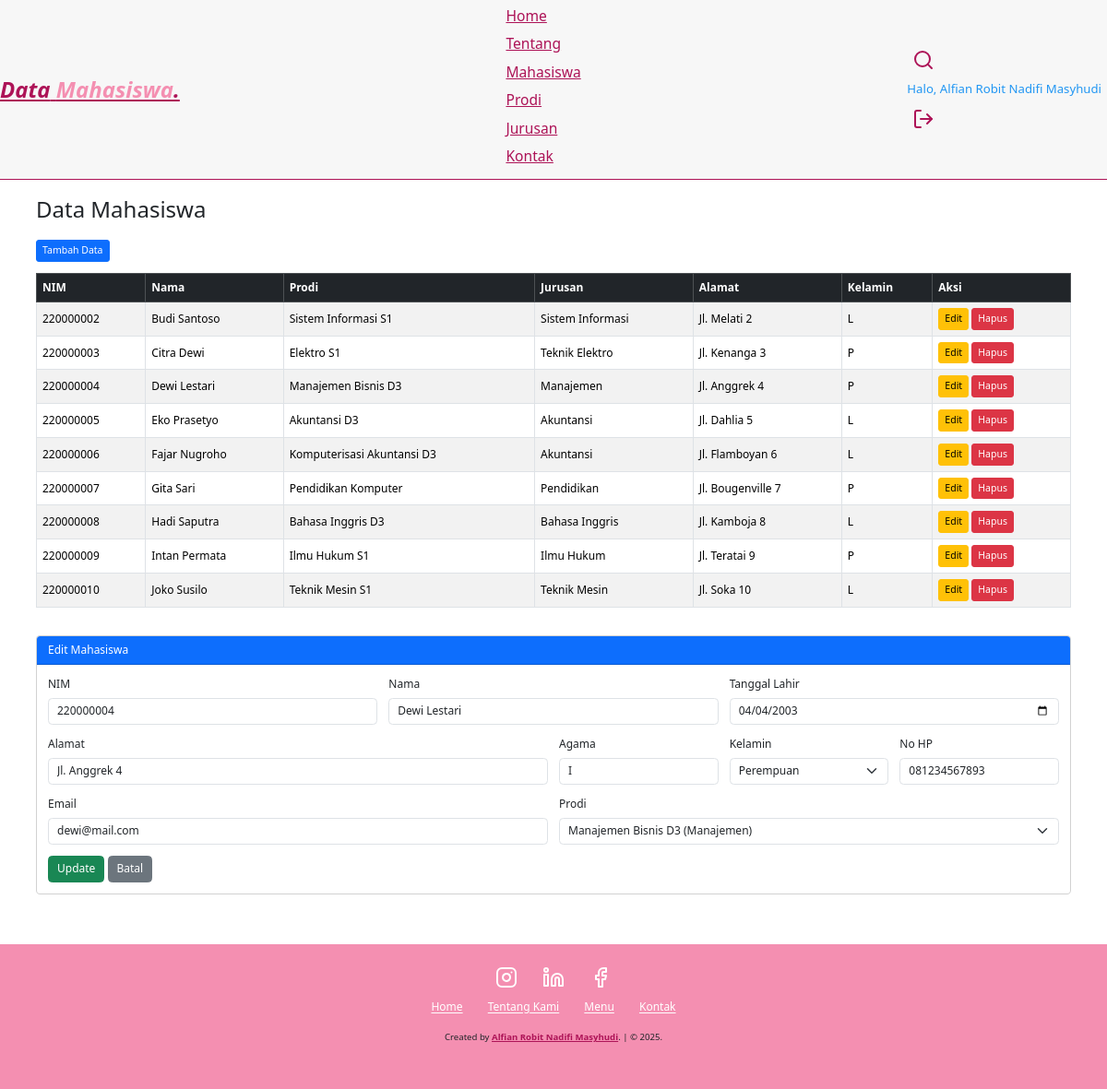
The app's page /mahasiswa.php?edit=220000004 (signed in) with its own data.
### tables this page shows
CREATE TABLE `akademik_mahasiswa` (
  `nim` varchar(9) NOT NULL,
  `nama` varchar(50) DEFAULT NULL,
  `tgl_lahir` date DEFAULT NULL,
  `alamat` varchar(150) DEFAULT NULL,
  `agama` varchar(1) DEFAULT NULL,
  `kelamin` varchar(1) DEFAULT NULL,
  `no_hp` varchar(15) DEFAULT NULL,
  `email` varchar(100) DEFAULT NULL,
  `id_prodi` int(2) DEFAULT NULL
);

CREATE TABLE `akademik_prodi` (
  `id_prodi` int(2) NOT NULL,
  `nama_prodi` varchar(40) NOT NULL,
  `id_jurusan` int(2) DEFAULT NULL
);

CREATE TABLE `akademik_jurusan` (
  `id_jurusan` int(2) NOT NULL,
  `nama_jurusan` varchar(100) NOT NULL
);

### mahasiswa.php (the view, shortened to what this page needs)
<?php
include "db.php";
$edit_data = null;
if (isset($_GET['edit'])) {
    $nim = $_GET['edit'];
    $res = $conn->query("SELECT * FROM akademik_mahasiswa WHERE nim='$nim'");
    $edit_data = $res->fetch_assoc();
}
$prodi = $conn->query("SELECT p.id_prodi, p.nama_prodi, j.nama_jurusan FROM akademik_prodi p JOIN akademik_jurusan j ON p.id_jurusan=j.id_jurusan");
$sql = "SELECT m.*, p.nama_prodi, j.nama_jurusan FROM akademik_mahasiswa m
        JOIN akademik_prodi p ON m.id_prodi=p.id_prodi
        JOIN akademik_jurusan j ON p.id_jurusan=j.id_jurusan";
$mahasiswa = $conn->query($sql);
?>
<!DOCTYPE html>
<html lang="en">
<head>
    <link rel="stylesheet" href="style.css">
    <link href="https://cdn.jsdelivr.net/npm/bootstrap@5.3.3/dist/css/bootstrap.min.css" rel="stylesheet">
</head>
<body>
<nav class="navbar">
    <a href="index.php" class="navbar-logo">Data<span> Mahasiswa</span>.</a>
    <div class="navbar-nav">
        <a href="index.php#home">Home</a>
        <a href="index.php#about">Tentang</a>
        <a href="mahasiswa.php">Mahasiswa</a>
        <a href="prodi.php">Prodi</a>
        <a href="jurusan.php">Jurusan</a>
        <a href="index.php#contact">Kontak</a>
    </div>
    <div class="navbar-extra">
        <a href="#" id="Search"><i data-feather="search"></i></a>
        <?php if (isset($_SESSION['userid'])): ?>
            <span class="user-greeting">Halo, <?php echo htmlspecialchars($_SESSION['nama']); ?></span>
            <a href="logout.php" id="logout"><i data-feather="log-out"></i></a>
        <?php endif; ?>
    </div>
</nav>
<div class="container py-4">
    <h2 class="mb-4">Data Mahasiswa</h2>
    <div class="mb-3">
        <a href="mahasiswa.php" class="btn btn-primary btn-sm">Tambah Data</a>
    </div>
    <div class="table-responsive">
    <table class="table table-bordered table-striped align-middle">
        <thead class="table-dark">
            <tr>
                <th>NIM</th><th>Nama</th><th>Prodi</th><th>Jurusan</th><th>Alamat</th><th>Kelamin</th><th>Aksi</th>
            </tr>
        </thead>
        <tbody>
        <?php while ($row = $mahasiswa->fetch_assoc()): ?>
            <tr>
                <td><?= htmlspecialchars($row['nim']) ?></td>
                <td><?= htmlspecialchars($row['nama']) ?></td>
                <td><?= htmlspecialchars($row['nama_prodi']) ?></td>
                <td><?= htmlspecialchars($row['nama_jurusan']) ?></td>
                <td><?= htmlspecialchars($row['alamat']) ?></td>
                <td><?= htmlspecialchars($row['kelamin']) ?></td>
                <td>
                    <a href="mahasiswa.php?edit=<?= $row['nim'] ?>" class="btn btn-warning btn-sm">Edit</a>
                    <a href="mahasiswa.php?hapus=<?= $row['nim'] ?>" class="btn btn-danger btn-sm" onclick="return confirm('Hapus data?')">Hapus</a>
                </td>
            </tr>
        <?php endwhile; ?>
        </tbody>
    </table>
    </div>
    <div class="card mt-4">
        <div class="card-header bg-primary text-white">
            <?= $edit_data ? "Edit" : "Tambah" ?> Mahasiswa
        </div>
        <div class="card-body">
            <form method="post" class="row g-3">
                <div class="col-md-4">
                    <label class="form-label">NIM</label>
                    <input type="text" name="nim" class="form-control" maxlength="9" value="<?= $edit_data['nim'] ?? '' ?>" <?= $edit_data ? 'readonly' : '' ?> required>
                </div>
                <div class="col-md-4">
                    <label class="form-label">Nama</label>
                    <input type="text" name="nama" class="form-control" value="<?= $edit_data['nama'] ?? '' ?>" required>
                </div>
                <div class="col-md-4">
                    <label class="form-label">Tanggal Lahir</label>
                    <input type="date" name="tgl_lahir" class="form-control" value="<?= $edit_data['tgl_lahir'] ?? '' ?>">
                </div>
                <div class="col-md-6">
                    <label class="form-label">Alamat</label>
                    <input type="text" name="alamat" class="form-control" value="<?= $edit_data['alamat'] ?? '' ?>">
                </div>
                <div class="col-md-2">
                    <label class="form-label">Agama</label>
                    <input type="text" name="agama" class="form-control" maxlength="1" value="<?= $edit_data['agama'] ?? '' ?>">
                </div>
                <div class="col-md-2">
                    <label class="form-label">Kelamin</label>
                    <select name="kelamin" class="form-select">
                        <option value="P" <?= (isset($edit_data['kelamin']) && $edit_data['kelamin']=='P') ? 'selected' : '' ?>>Perempuan</option>
                    </select>
                </div>
                <div class="col-md-2">
                    <label class="form-label">No HP</label>
                    <input type="text" name="no_hp" class="form-control" value="<?= $edit_data['no_hp'] ?? '' ?>">
                </div>
                <div class="col-md-6">
                    <label class="form-label">Email</label>
                    <input type="email" name="email" class="form-control" value="<?= $edit_data['email'] ?? '' ?>">
                </div>
                <div class="col-md-6">
                    <label class="form-label">Prodi</label>
                    <select name="id_prodi" class="form-select" required>
                        <?php foreach ($prodi as $p): ?>
                            <option value="<?= $p['id_prodi'] ?>" <?= ($edit_data && $edit_data['id_prodi'] == $p['id_prodi']) ? 'selected' : '' ?>>
                                <?= htmlspecialchars($p['nama_prodi']) ?> (<?= htmlspecialchars($p['nama_jurusan']) ?>)
                            </option>
                        <?php endforeach; ?>
                    </select>
                </div>
                <div class="col-12">
                    <?php if ($edit_data): ?>
                        <button type="submit" name="edit" class="btn btn-success">Update</button>
                        <a href="mahasiswa.php" class="btn btn-secondary">Batal</a>
                    <?php else: ?>
                        <button type="submit" class="btn btn-primary">Tambah</button>
                    <?php endif; ?>
                </div>
            </form>
        </div>
    </div>
</div>
<footer>
    <div class="socials">
        <a href="#"><i data-feather="instagram"></i></a>
        <a href="#"><i data-feather="linkedin"></i></a>
        <a href="#"><i data-feather="facebook"></i></a>
    </div>
    <div class="links">
        <a href="index.php#home">Home</a>
        <a href="index.php#about">Tentang Kami</a>
        <a href="index.php#menu">Menu</a>
        <a href="index.php#contact">Kontak</a>
    </div>
    <div class="credit">
        <p>Created by <a href="">Alfian Robit Nadifi Masyhudi</a>. | &copy; 2025.</p>
    </div>
</footer>
</body>
</html>

### style.css (style rules this page uses)
:root { --primary: #ad1357; --bg: #ffffff; }
* { margin: 0; padding: 0; box-sizing: border-box; outline: none; border: none; text-decoration: none; }
html { scroll-behavior: smooth; }
body { font-family: "Poppins", sans-serif; background-color: var(--bg); color: #ffffff; }
.navbar { display: flex; justify-content: space-between; align-items: center; padding: 1.4rem 7%; background-color: rgba(245, 245, 245, 0.8); border-bottom: 1px solid #ad1357; position: fixed; top: 0; left: 0; right: 0; z-index: 9999; }
.navbar .navbar-logo { font-size: 2rem; font-weight: 700; color: var(--primary); font-style: italic; }
.navbar .navbar-logo span { color: #f48fb1; }
.navbar .navbar-nav a { color: var(--primary); display: inline-block; font-size: 1.3rem; margin: 0 1rem; }
.navbar .navbar-nav a::after { content: ""; display: block; padding-bottom: 0.5rem; border-bottom: 0.1rem solid #f48fb1; transform: scaleX(0); transition: 0.2s linear; }
.navbar .navbar-extra a { color: #ad1357; margin: 0 0.5rem; }
footer { background-color: #f48fb1; text-align: center; padding: 1rem 0 3rem; margin-top: 3rem; }
footer .socials { padding: 1rem 0; }
footer .socials a { color: #fff; margin: 1rem; }
footer .links { margin-bottom: 1.4rem; }
footer .links a { color: #fff; padding: 0.7rem 1rem; }
footer .credit { font-size: 0.8rem; }
footer .credit a { color: #ad1357; font-weight: 700; }
@media (max-width: 1366px) { html { font-size: 75%; } }
.user-greeting { color: #2196f3 !important; margin-right: 0.5rem; font-weight: 500; font-size: 1.1rem; display: flex; align-items: center; height: 40px; }

### records on screen
akademik_mahasiswa: nim "220000002", nama "Budi Santoso", id_prodi.nama_prodi "Sistem Informasi S1", akademik_jurusan.nama_jurusan "Sistem Informasi", alamat "Jl. Melati 2", kelamin "L"
akademik_mahasiswa: nim "220000003", nama "Citra Dewi", id_prodi.nama_prodi "Elektro S1", akademik_jurusan.nama_jurusan "Teknik Elektro", alamat "Jl. Kenanga 3", kelamin "P"
akademik_mahasiswa: nim "220000004", nama "Dewi Lestari", id_prodi.nama_prodi "Manajemen Bisnis D3", akademik_jurusan.nama_jurusan "Manajemen", alamat "Jl. Anggrek 4", kelamin "P", tgl_lahir "04/04/2003", agama "I", kelamin "Perempuan", no_hp "081234567893", email "dewi@mail.com", id_prodi "Manajemen Bisnis D3 (Manajemen)"
akademik_mahasiswa: nim "220000005", nama "Eko Prasetyo", id_prodi.nama_prodi "Akuntansi D3", akademik_jurusan.nama_jurusan "Akuntansi", alamat "Jl. Dahlia 5", kelamin "L"
akademik_mahasiswa: nim "220000006", nama "Fajar Nugroho", id_prodi.nama_prodi "Komputerisasi Akuntansi D3", akademik_jurusan.nama_jurusan "Akuntansi", alamat "Jl. Flamboyan 6", kelamin "L"
akademik_mahasiswa: nim "220000007", nama "Gita Sari", id_prodi.nama_prodi "Pendidikan Komputer", akademik_jurusan.nama_jurusan "Pendidikan", alamat "Jl. Bougenville 7", kelamin "P"
akademik_mahasiswa: nim "220000008", nama "Hadi Saputra", id_prodi.nama_prodi "Bahasa Inggris D3", akademik_jurusan.nama_jurusan "Bahasa Inggris", alamat "Jl. Kamboja 8", kelamin "L"
akademik_mahasiswa: nim "220000009", nama "Intan Permata", id_prodi.nama_prodi "Ilmu Hukum S1", akademik_jurusan.nama_jurusan "Ilmu Hukum", alamat "Jl. Teratai 9", kelamin "P"
akademik_mahasiswa: nim "220000010", nama "Joko Susilo", id_prodi.nama_prodi "Teknik Mesin S1", akademik_jurusan.nama_jurusan "Teknik Mesin", alamat "Jl. Soka 10", kelamin "L"

### other values on screen
$_SESSION['nama'] "Alfian Robit Nadifi Masyhudi"
